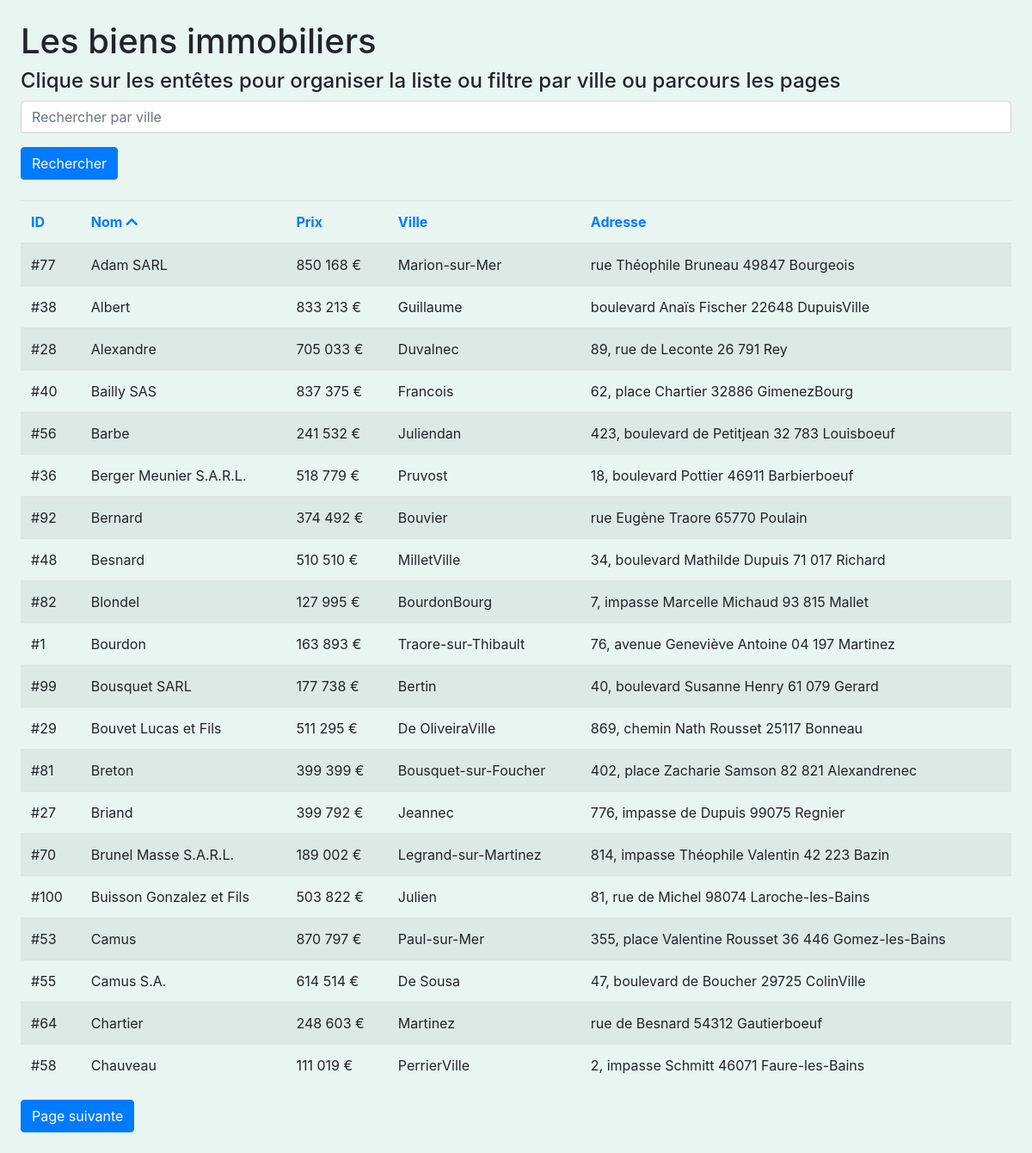
/?sort=name&dir=asc, run on the app's committed database.
### tables this page shows
CREATE TABLE `product` (
  `id` int(3) DEFAULT NULL,
  `name` varchar(24) DEFAULT NULL,
  `price` decimal(7,1) DEFAULT NULL,
  `address` varchar(60) DEFAULT NULL,
  `city` varchar(21) DEFAULT NULL
);

### src/UrlHelper.php (called while the page is built, shortened)
<?php
class UrlHelper {
  public static function withParam(array $data, string $param, $value): string {
    return http_build_query(array_merge($data, [$param => $value]));
  }
  public static function withParams(array $data, array $params): string {
    return http_build_query(array_merge($data, $params));
  }
}
?>

### src/NumberHelper.php (called while the page is built, shortened)
<?php
class NumberHelper {
  public static function price (float $number, string $sigle = "€") :string {
    return number_format($number, 0, '', ' ') . ' ' . $sigle;
  }
}
 ?>

### index.php (the view, shortened to what this page needs)
<?php
$pdo = new PDO('mysql:host=localhost;dbname=tableau_dynamique;charset=utf8', 'root', 'root', [
  PDO::ATTR_DEFAULT_FETCH_MODE => PDO::FETCH_ASSOC,
  PDO::ATTR_ERRMODE => PDO::ERRMODE_EXCEPTION
]);
$query = "SELECT * FROM product";
$queryCount = "SELECT COUNT(id) as count FROM product";
$params = [];
$sortable = ['id', 'name', 'city', 'price', 'address'];
if (!empty($_GET['sort']) && in_array($_GET['sort'], $sortable)) {
  $direction = $_GET['dir'] ?? 'asc';
  $query .= " ORDER BY " . $_GET['sort'] . " $direction";
}
$page = (int)($_GET["p"] ?? 1);
$offset = ($page - 1) * PER_PAGE;
$query .= " LIMIT " . PER_PAGE . " OFFSET  $offset";
$statement = $pdo->prepare($query);
$statement->execute($params);
$products = $statement->fetchAll();
$statement = $pdo->prepare($queryCount);
$statement->execute($params);
$count = (int)$statement->fetch()['count'];
$pages = ceil($count / PER_PAGE);
?>
<!DOCTYPE html>
<html>
<head>
  <link rel="stylesheet" href="https://stackpath.bootstrapcdn.com/bootstrap/4.3.1/css/bootstrap.min.css">
  <link rel="stylesheet" href="https://use.fontawesome.com/releases/v5.15.1/css/all.css">
</head>
<body class="p-4">
  <h1>Les biens immobiliers</h1>
  <h4>Clique sur les entêtes pour organiser la liste ou filtre par ville ou parcours les pages</h4>
  <form action="" class="mb-4">
    <div class="form-group">
      <input type="text" name="q" class="form-control" placeholder="Rechercher par ville" value="<?= htmlentities($_GET["q"] ?? null) ?>">
    </div>
    <button class="btn btn-primary">Rechercher</button>
  </form>
  <table class="table table-striped">
    <thead>
      <tr>
        <th><?= TableHelper::sort('id', 'ID', $_GET) ?></th>
        <th><?= TableHelper::sort('name', 'Nom', $_GET) ?></th>
        <th><?= TableHelper::sort('price', 'Prix', $_GET) ?></th>
        <th><?= TableHelper::sort('city', 'Ville', $_GET) ?></th>
        <th><?= TableHelper::sort('address', 'Adresse', $_GET) ?></th>
      </tr>
    </thead>
    <tbody>
      <?php foreach($products as $product): ?>
        <tr>
          <td>#<?= $product['id'] ?></td>
          <td><?= $product['name'] ?></td>
          <td><?= NumberHelper::price($product['price']); ?></td>
          <td><?= $product['city'] ?></td>
          <td><?= $product['address'] ?></td>
        </tr>
      <?php endforeach ?>
    </tbody>
  </table>
<?php if($pages > 1 && $page < $pages): ?>
  <a href="?<?= UrlHelper::withParam($_GET, "p", $page + 1) ?>" class="btn btn-primary">Page suivante</a>
<?php endif ?>
</body>
</html>

### index.php (style rules this page uses)
body { background: rgba(43, 157, 109, 0.1); }

### data on the page
product: id "77", name "Adam SARL", price "850 168 €", city "Marion-sur-Mer", address "rue Théophile Bruneau 49847 Bourgeois"
product: id "38", name "Albert", price "833 213 €", city "Guillaume", address "boulevard Anaïs Fischer 22648 DupuisVille"
product: id "28", name "Alexandre", price "705 033 €", city "Duvalnec", address "89, rue de Leconte 26 791 Rey"
product: id "40", name "Bailly SAS", price "837 375 €", city "Francois", address "62, place Chartier 32886 GimenezBourg"
product: id "56", name "Barbe", price "241 532 €", city "Juliendan", address "423, boulevard de Petitjean 32 783 Louisboeuf"
product: id "36", name "Berger Meunier S.A.R.L.", price "518 779 €", city "Pruvost", address "18, boulevard Pottier 46911 Barbierboeuf"
product: id "92", name "Bernard", price "374 492 €", city "Bouvier", address "rue Eugène Traore 65770 Poulain"
product: id "48", name "Besnard", price "510 510 €", city "MilletVille", address "34, boulevard Mathilde Dupuis 71 017 Richard"
product: id "82", name "Blondel", price "127 995 €", city "BourdonBourg", address "7, impasse Marcelle Michaud 93 815 Mallet"
product: id "1", name "Bourdon", price "163 893 €", city "Traore-sur-Thibault", address "76, avenue Geneviève Antoine 04 197 Martinez"
product: id "99", name "Bousquet SARL", price "177 738 €", city "Bertin", address "40, boulevard Susanne Henry 61 079 Gerard"
product: id "29", name "Bouvet Lucas et Fils", price "511 295 €", city "De OliveiraVille", address "869, chemin Nath Rousset 25117 Bonneau"
product: id "81", name "Breton", price "399 399 €", city "Bousquet-sur-Foucher", address "402, place Zacharie Samson 82 821 Alexandrenec"
product: id "27", name "Briand", price "399 792 €", city "Jeannec", address "776, impasse de Dupuis 99075 Regnier"
product: id "70", name "Brunel Masse S.A.R.L.", price "189 002 €", city "Legrand-sur-Martinez", address "814, impasse Théophile Valentin 42 223 Bazin"
product: id "100", name "Buisson Gonzalez et Fils", price "503 822 €", city "Julien", address "81, rue de Michel 98074 Laroche-les-Bains"
product: id "53", name "Camus", price "870 797 €", city "Paul-sur-Mer", address "355, place Valentine Rousset 36 446 Gomez-les-Bains"
product: id "55", name "Camus S.A.", price "614 514 €", city "De Sousa", address "47, boulevard de Boucher 29725 ColinVille"
product: id "64", name "Chartier", price "248 603 €", city "Martinez", address "rue de Besnard 54312 Gautierboeuf"
product: id "58", name "Chauveau", price "111 019 €", city "PerrierVille", address "2, impasse Schmitt 46071 Faure-les-Bains"

### other printed values
$label "ID Nom Prix Ville Adresse"
